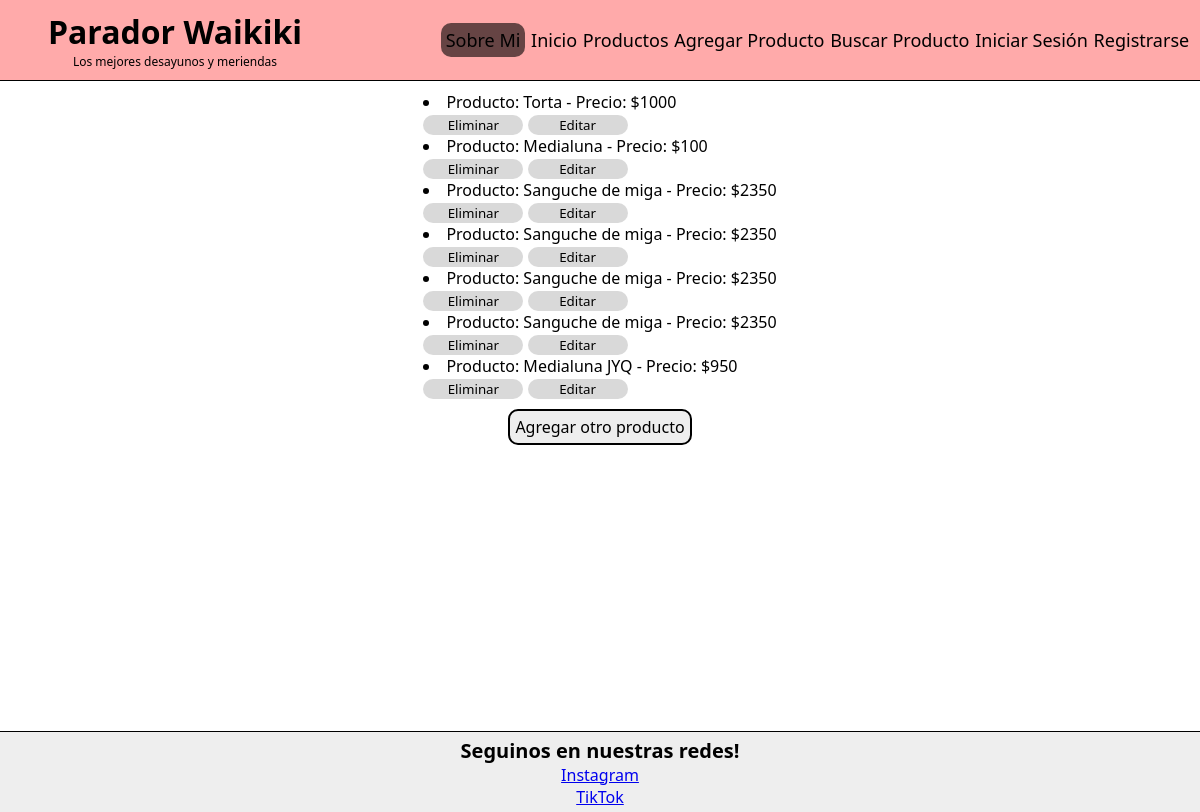
Page /Waikiki/Leer-productos/ on the earlier database version.
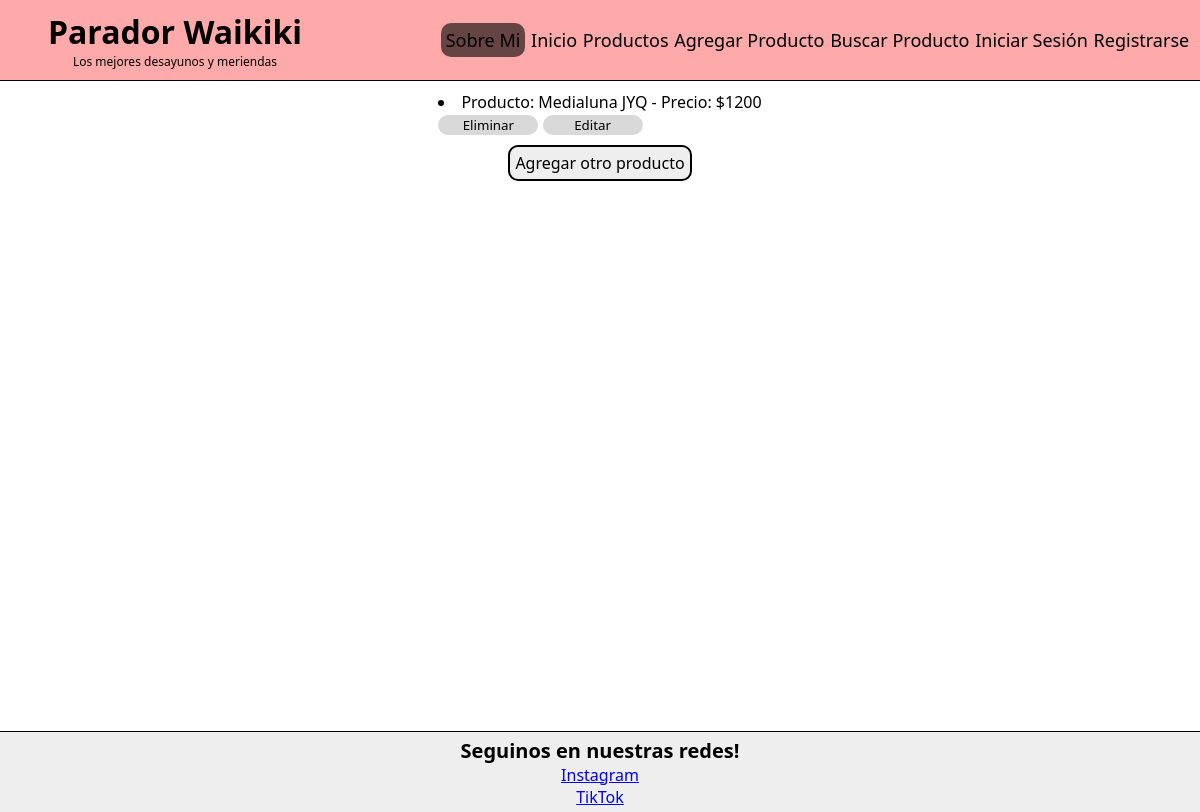
Same page on the later database version.
### WaikikiApp/models.py (models this page shows)
class Producto(models.Model):
    nombre = models.CharField( max_length=50)
    precio = models.IntegerField()
    def __str__(self):
      return f'Producto: {self.nombre} - Precio: ${self.precio}'

### WaikikiApp/views.py (the view)
# urls.py: path('Leer-productos/', ProductsListView.as_view(), name='leer-producto'),
class ProductsListView(ListView):
  model = Producto
  context_object_name = 'productos'
  template_name= 'leer_productos.html'

### WaikikiApp/templates/leer_productos.html
{% extends "padre.html" %}
{% block contenido %}
<main class='main-container'>
    <section style='margin-bottom: 10px'>
        {% for p in productos %}
        <li>{{p}}</li>
        <button class='button'>
            <a style='text-decoration:none; color:black ;' href="{% url 'eliminar-producto' p.pk %}">Eliminar</a>
        </button>
        <button class='button'>
            <a style='text-decoration:none; color:black ;' href="{% url 'editar-producto' p.pk %}">Editar</a>
        </button>
        {% endfor %}
    </section>
    <a class='a-main' href="{% url 'agg' %}"> Agregar otro producto</a>
</main>
{% endblock contenido %}

Differences in the rows shown:
removed Producto: nombre+precio "Producto: Torta - Precio: $1000"
removed Producto: nombre+precio "Producto: Medialuna - Precio: $100"
removed Producto: nombre+precio "Producto: Sanguche de miga - Precio: $2350"
removed Producto: nombre+precio "Producto: Sanguche de miga - Precio: $2350"
removed Producto: nombre+precio "Producto: Sanguche de miga - Precio: $2350"
removed Producto: nombre+precio "Producto: Sanguche de miga - Precio: $2350"
removed Producto: nombre+precio "Producto: Medialuna JYQ - Precio: $950"
added Producto: nombre+precio "Producto: Medialuna JYQ - Precio: $1200"
